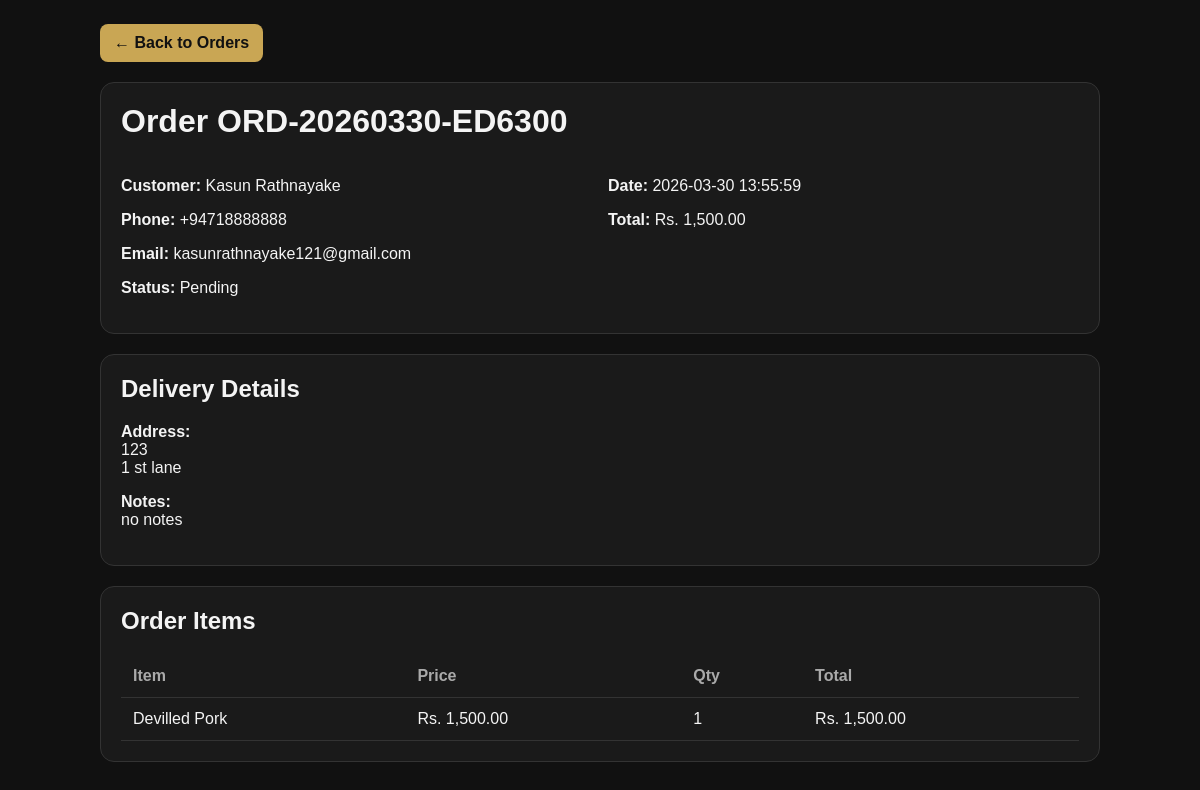
Screenshot of /admin/view_order.php?id=9 (signed in) with the database file from the repository.
### tables this page shows
CREATE TABLE `orders` (
  `id` int NOT NULL,
  `order_ref` varchar(50) NOT NULL,
  `cust_name` varchar(200) NOT NULL,
  `cust_phone` varchar(50) NOT NULL,
  `cust_email` varchar(200) DEFAULT NULL,
  `cust_address` text NOT NULL,
  `cust_notes` text,
  `total` decimal(10,2) NOT NULL DEFAULT '0.00',
  `status` enum('pending','confirmed','preparing','ready','delivered','cancelled') NOT NULL DEFAULT 'pending',
  `created_at` timestamp NULL DEFAULT CURRENT_TIMESTAMP
);

CREATE TABLE `order_items` (
  `id` int NOT NULL,
  `order_id` int NOT NULL,
  `food_id` int DEFAULT NULL,
  `item_name` varchar(200) NOT NULL,
  `price` decimal(10,2) NOT NULL DEFAULT '0.00',
  `qty` int NOT NULL DEFAULT '1'
);

### admin/view_order.php (the view, shortened to what this page needs)
<?php
require_once '../config/db.php';
$id = (int)($_GET['id'] ?? 0);
$stmt = $pdo->prepare("SELECT * FROM orders WHERE id = ?");
$stmt->execute([$id]);
$order = $stmt->fetch();
$itemStmt = $pdo->prepare("
    SELECT *
    FROM order_items
    WHERE order_id = ?
    ORDER BY id ASC
");
$itemStmt->execute([$id]);
$orderItems = $itemStmt->fetchAll();
?>
<!DOCTYPE html>
<html lang="en">
<head>
</head>
<body>
<div class="wrap">
    <div class="top-actions">
        <a href="index.php#orders" class="btn">← Back to Orders</a>
    </div>
    <div class="card">
        <h1>Order <?php echo htmlspecialchars($order['order_ref']); ?></h1>
        <div class="grid">
            <div>
                <p><strong>Customer:</strong> <?php echo htmlspecialchars($order['cust_name']); ?></p>
                <p><strong>Phone:</strong> <?php echo htmlspecialchars($order['cust_phone']); ?></p>
                <p><strong>Email:</strong> <?php echo htmlspecialchars($order['cust_email'] ?: '-'); ?></p>
                <p><strong>Status:</strong> <?php echo htmlspecialchars(ucfirst($order['status'])); ?></p>
            </div>
            <div>
                <p><strong>Date:</strong> <?php echo htmlspecialchars($order['created_at']); ?></p>
                <p><strong>Total:</strong> Rs. <?php echo number_format($order['total'], 2); ?></p>
            </div>
        </div>
    </div>
    <div class="card">
        <h2>Delivery Details</h2>
        <p><strong>Address:</strong><br><?php echo nl2br(htmlspecialchars($order['cust_address'])); ?></p>
        <p><strong>Notes:</strong><br><?php echo $order['cust_notes'] ? nl2br(htmlspecialchars($order['cust_notes'])) : '<span class="muted">No notes</span>'; ?></p>
    </div>
    <div class="card">
        <h2>Order Items</h2>
        <table>
            <thead>
                <tr>
                    <th>Item</th>
                    <th>Price</th>
                    <th>Qty</th>
                    <th>Total</th>
                </tr>
            </thead>
            <tbody>
                <?php if ($orderItems): ?>
                    <?php foreach ($orderItems as $item): ?>
                        <tr>
                            <td><?php echo htmlspecialchars($item['item_name']); ?></td>
                            <td>Rs. <?php echo number_format($item['price'], 2); ?></td>
                            <td><?php echo (int)$item['qty']; ?></td>
                            <td>Rs. <?php echo number_format($item['price'] * $item['qty'], 2); ?></td>
                        </tr>
                    <?php endforeach; ?>
                <?php else: ?>
                    <tr>
                        <td colspan="4">No order items found.</td>
                    </tr>
                <?php endif; ?>
            </tbody>
        </table>
    </div>
</div>
</body>
</html>

### admin/view_order.php (style rules this page uses)
:root { --gold:#c9a654; --bg:#111; --card:#1a1a1a; --text:#f4f4f4; --muted:#aaa; --border:#333; }
* { box-sizing:border-box }
body { margin:0;font-family:Arial,sans-serif;background:var(--bg);color:var(--text);padding:24px }
.wrap { max-width:1000px;margin:0 auto }
.card { background:var(--card); border:1px solid var(--border); border-radius:14px; padding:20px; margin-bottom:20px; }
h1,h2 { margin-top:0 }
.top-actions { margin-bottom:20px }
.btn { display:inline-block; padding:10px 14px; border-radius:8px; background:var(--gold); color:#111; font-weight:bold; text-decoration:none; }
.grid { display:grid; grid-template-columns:1fr 1fr; gap:16px; }
table { width:100%;border-collapse:collapse }
th,td { padding:12px;border-bottom:1px solid var(--border);text-align:left }
th { color:var(--muted) }

### rows the page displays
orders: order_ref "ORD-20260330-ED6300", cust_name "Kasun Rathnayake", cust_phone "+94718888888", cust_email "kasunrathnayake121@gmail.com", status "Pending", created_at "2026-03-30 13:55:59", total "1,500.00", cust_address "123 1 st lane", cust_notes "no notes"
order_items: item_name "Devilled Pork", price "1,500.00", qty "1", $item['price'] * $item['qty'] "1,500.00"
